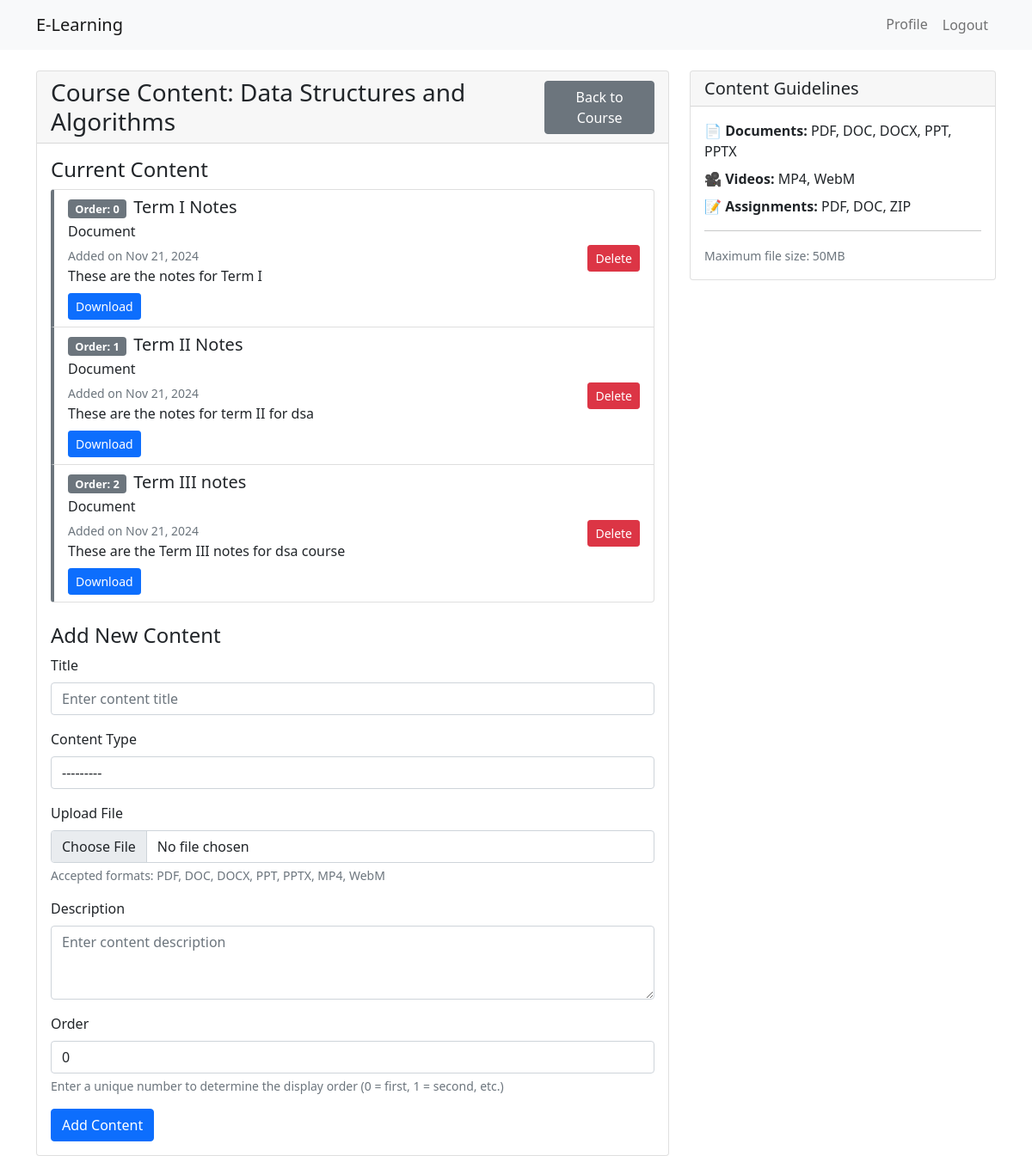
Page /courses/1/content/ (signed in) on the earlier database version.
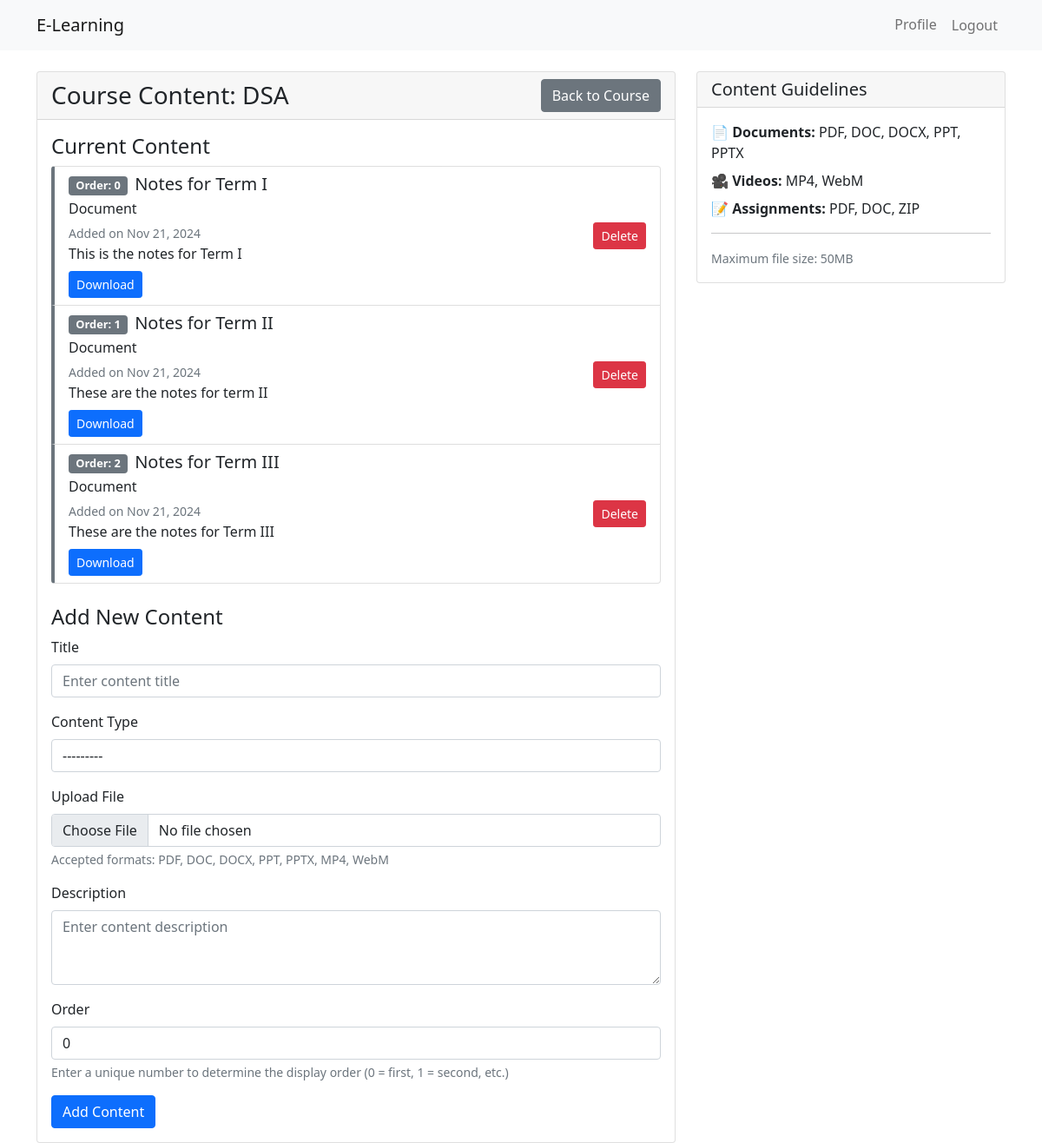
Same page on the later database version.
### courses/models.py (models this page shows, shortened)
class Course(models.Model):
    title = models.CharField(max_length=200)
    description = models.TextField()
    instructor = models.ForeignKey(
        settings.AUTH_USER_MODEL,
        on_delete=models.CASCADE,
        related_name='courses'
    )
    category = models.ForeignKey(
        Category,
        on_delete=models.SET_NULL,
        null=True,
        related_name='courses'
    )
    image = models.ImageField(upload_to='course_images/', null=True, blank=True)
    created_at = models.DateTimeField(auto_now_add=True)
    updated_at = models.DateTimeField(auto_now=True)
    enrolled_students = models.ManyToManyField(settings.AUTH_USER_MODEL, related_name='enrolled_courses', blank=True)

class CourseContent(models.Model):
    CONTENT_TYPES = (
        ('document', 'Document'),
        ('video', 'Video'),
        ('assignment', 'Assignment'),
    )
    course = models.ForeignKey(Course, on_delete=models.CASCADE, related_name='contents')
    title = models.CharField(max_length=200)
    content_type = models.CharField(max_length=20, choices=CONTENT_TYPES)
    file = models.FileField(
        upload_to='course_contents/',
        validators=[validate_file_extension]
    )
    description = models.TextField(blank=True)
    created_at = models.DateTimeField(auto_now_add=True)
    order = models.PositiveIntegerField(
        default=0,
        help_text="The order in which this content appears in the course"
    )
    class Meta:
        ordering = ['order', 'created_at']

### courses/views.py (the view)
# urls.py: path('<int:course_id>/content/', views.manage_course_content, name='manage_content'),
@login_required
def manage_course_content(request, course_id):
    course = get_object_or_404(Course, id=course_id)
    if course.instructor != request.user and not request.user.is_staff:
        raise PermissionDenied
    contents = CourseContent.objects.filter(course=course).order_by('order')
    if request.method == 'POST':
        form = CourseContentForm(request.POST, request.FILES, course=course)
        if form.is_valid():
            content = form.save(commit=False)
            content.course = course
            content.save()
            messages.success(request, 'Content added successfully!')
            return redirect('courses:manage_content', course_id=course.id)
    else:
        form = CourseContentForm(course=course)
    context = {
        'course': course,
        'contents': contents,
        'form': form,
    }
    return render(request, 'courses/manage_course_content.html', context)

### templates/courses/manage_course_content.html (shortened to what the changed rows need)
{% extends "base.html" %} {% block content %}
<div class="container mt-4">
  <div class="row">
    <div class="col-md-8">
      <div class="card">
        <div
          class="card-header d-flex justify-content-between align-items-center"
        >
          <h3 class="mb-0">Course Content: {{ course.title }}</h3>
          <a
            href="{% url 'courses:detail' course.id %}"
            class="btn btn-secondary"
            >Back to Course</a
          >
        </div>
        <div class="card-body">
          {% if contents %}
          <div class="list-group mb-4">
            {% for content in contents %}
            <div class="list-group-item">
              <div class="d-flex justify-content-between align-items-center">
                <div>
                  <div class="d-flex align-items-center">
                    <span class="badge bg-secondary me-2"
                      >Order: {{ content.order }}</span
                    >
                    <h5 class="mb-1">{{ content.title }}</h5>
                  </div>
                  <p class="mb-1">{{ content.get_content_type_display }}</p>
                  <small class="text-muted">
                    Added on {{ content.created_at|date:"M d, Y" }}
                  </small>
                  {% if content.description %}
                  <p class="mb-1">{{ content.description }}</p>
                  {% endif %}
                  <div class="mt-2">
                    <a href="{{ content.file.url }}"
                       class="btn btn-sm btn-primary"
                       download>
                      Download
                    </a>
                  </div>
                </div>
                <form
                  method="post"
                  action="{% url 'courses:delete_content' course.id content.id %}"
                  onsubmit="return confirm('Are you sure you want to delete this content?');"
                >
                  <button type="submit" class="btn btn-danger btn-sm">
                    Delete
                  </button>
                </form>
              </div>
            </div>
            {% endfor %}
          </div>
          {% else %}
          <p class="text-muted">
            No content has been added to this course yet.
          </p>
          {% endif %}
        </div>
      </div>
    </div>
  </div>
</div>
{% endblock %}

Differences in the rows shown:
changed Course: title "Data Structures and Algorithms" → "DSA"
changed CourseContent: title "Term I Notes" → "Notes for Term I"; description "These are the notes for Term I" → "This is the notes for Term I"
changed CourseContent: title "Term II Notes" → "Notes for Term II"; description "These are the notes for term II for dsa" → "These are the notes for term II"
changed CourseContent: title "Term III notes" → "Notes for Term III"; description "These are the Term III notes for dsa course" → "These are the notes for Term III"
